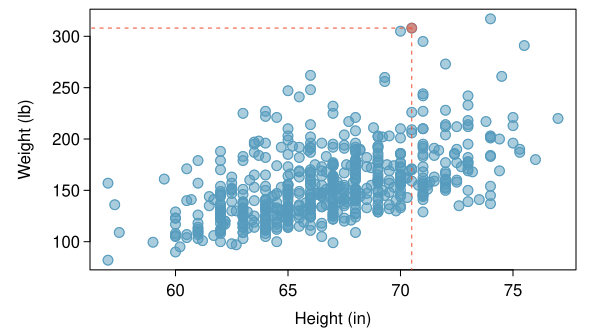

Recreate this plot in R.
library(openintro)
#data(famuss)
data(COL)

myPDF("famussHeightWeight.pdf",
      6,
      3.3,
      mar = c(3, 4.5, 0.5, 1.2),
      mgp = c(2.8, 0.5, 0))
plot(famuss$height,
     famuss$weight,
     pch = 19,
     cex = 1.3,
     col = COL[1, 3],
     xlab = "",
     ylab = "Weight (lb)")
points(famuss$height,
       famuss$weight,
       cex = 1.3,
       col = COL[1])
mtext("Height (in)", 1, 1.9)

t1 <- famuss$height[290]
t2 <- famuss$weight[290]
lines(c(t1, t1), c(-10, t2),
      lty = 2,
      col = COL[4])
lines(c(-10, t1), c(t2, t2),
      lty = 2,
      col = COL[4])
points(t1, t2,
       pch = 19,
       cex = 1.3,
       col = COL[4, 3],)

dev.off()
